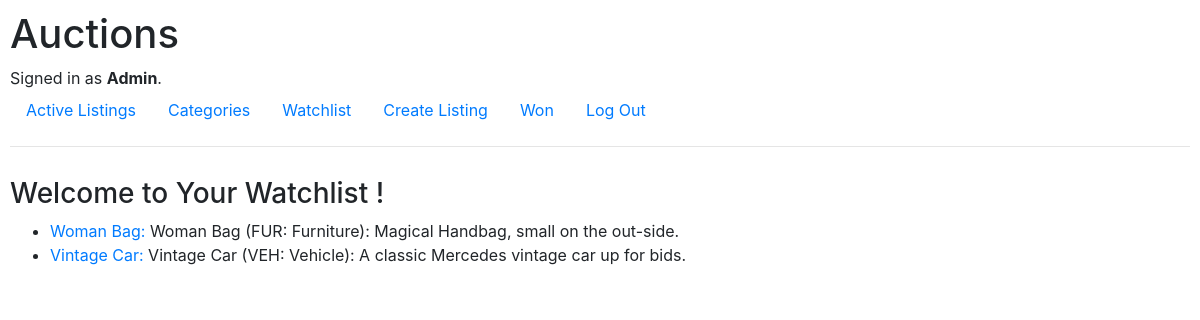
/watchlist/ (signed in), run on the app's committed database.
### auctions/models.py (models this page shows, shortened)
class User(AbstractUser):
    pass

class Watchlist(models.Model):
    user = models.ForeignKey(User, on_delete=models.CASCADE, related_name="watch_user_ref")
    auction = models.ForeignKey(AuctionListing, on_delete=models.CASCADE, related_name="watch_listing_ref")
    state = models.BooleanField(default=False)

class AuctionListing(models.Model):
    product = models.ForeignKey(Product, on_delete=models.CASCADE, related_name="listing_product_ref", null=True, blank=True)
    bid = models.ForeignKey(Bid, on_delete=models.SET_NULL, related_name="bid_ref", null=True, blank=True)
    date = models.DateTimeField(auto_now_add=True)
    active = models.BooleanField(default=True)
    comment = models.ManyToManyField(Comment, blank=True, related_name="comment_auction_ref")

class Product(models.Model):
    user = models.ForeignKey(User, on_delete=models.CASCADE, related_name="product_user", null=True, blank=True)
    name = models.CharField(max_length=64)
    category = models.ForeignKey(Category, on_delete=models.CASCADE, related_name="category_ref")
    description = models.TextField()
    initial_price = models.IntegerField(default=1)
    picture = models.CharField(max_length=128, blank=True, null=True)
    def __str__(self):
        return f"{self.name} ({self.category}): {self.description}"

class Category(models.Model):
    code = models.CharField(max_length=10)
    details = models.CharField(max_length=64)
    def __str__(self):
        return f"{self.code}: {self.details}"

### auctions/views.py (the view)
# urls.py: path("watchlist/", views.watchlist, name="watchlist"),
@login_required
def watchlist(request):
    current_user_id = request.user.id
    watchlist = Watchlist.objects.filter(user=current_user_id)
    return render(request, "auctions/watchlist.html", {
        "watchlist": watchlist
    })

### auctions/templates/auctions/watchlist.html
{% extends "auctions/layout.html" %}
{% load static %}
{% block body %}
<h3>Welcome to Your Watchlist <b>{{ watchlist.user }}</b> !</h3>
<ul>
  {% for item in watchlist %}
  <li><a href="{% url 'page' item.auction.id%}">{{ item.auction.product.name }}: </a>{{ item.auction.product }}</li>
  {% empty %}
  <li>No items.</li>
  {% endfor %}
</ul>
{% endblock %}

### auctions/templates/auctions/layout.html (shortened to what this page needs)
{% load static %}
<!DOCTYPE html>
<html lang="en">
    <head>
        <link rel="stylesheet" href="https://stackpath.bootstrapcdn.com/bootstrap/4.4.1/css/bootstrap.min.css">
        <link href="{% static 'auctions/styles.css' %}" rel="stylesheet">
    </head>
    <body>
        <h1>Auctions</h1>
        <div>
            {% if user.is_authenticated %}
                Signed in as <strong>{{ user.username }}</strong>.
            {% else %}
                Not signed in.
            {% endif %}
        </div>
        <ul class="nav">
            <li class="nav-item">
                <a class="nav-link" href="{% url 'index' %}">Active Listings</a>
            </li>
            {% if user.is_authenticated %}
                <li class="nav-item">
                  <a class="nav-link" href="{% url 'categories' %}">Categories</a>
                </li>
                <li class="nav-item">
                  <a class="nav-link" href="{% url 'watchlist' %}">Watchlist</a>
                </li>
                <li class="nav-item">
                  <a class="nav-link" href="{% url 'create' %}">Create Listing</a>
                </li>
                <li class="nav-item">
                  <a class="nav-link" href="{% url 'won' %}">Won</a>
                </li>
                <li class="nav-item">
                    <a class="nav-link" href="{% url 'logout' %}">Log Out</a>
                </li>
            {% endif %}
        </ul>
        <hr>
        {% block body %}
        {% endblock %}
    </body>
</html>

### auctions/static/auctions/styles.css (style rules this page uses)
body { padding: 10px; }
h3 { margin-top: 30px; }

### data on the page
User: username "Admin"
Watchlist: auction.product.name "Woman Bag", auction.product "Woman Bag (FUR: Furniture): Magical Handbag, small on the out-side."
Watchlist: auction.product.name "Vintage Car", auction.product "Vintage Car (VEH: Vehicle): A classic Mercedes vintage car up for bids."
